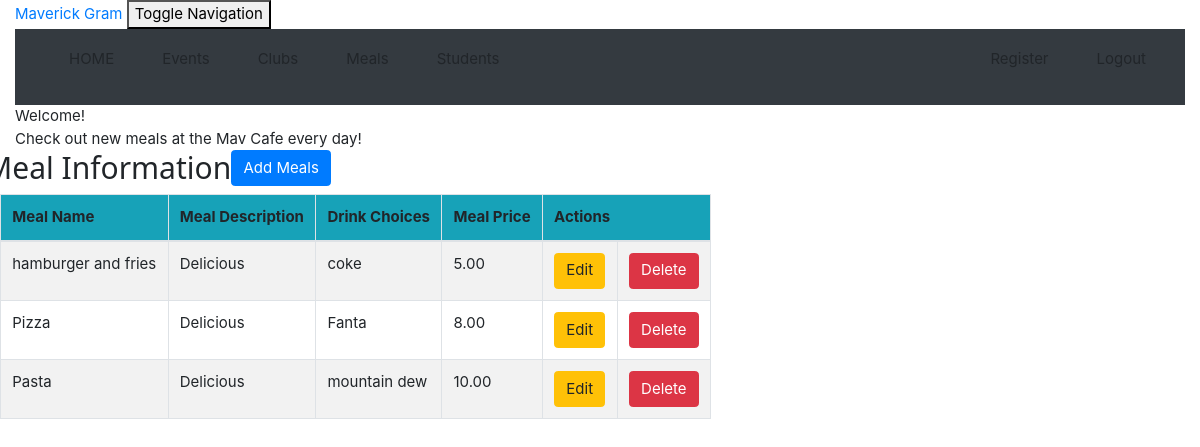
Screenshot of /meal_list (signed in) with the database file from the repository.
### crm/models.py (models this page shows)
class Meal(models.Model):
    meal_name = models.CharField(max_length=200)
    meal_description = models.CharField(max_length=200)
    meal_drink = models.CharField(max_length=200)
    price = models.CharField(max_length=200)

### crm/views.py (the view)
# urls.py: path('meal_list', views.meal_list, name='meal_list'),
@login_required
def meal_list(request):
    meal = Meal.objects.filter()
    return render(request, 'crm/meal_list.html',
                  {'meals': meal})

### crm/templates/crm/meal_list.html (shortened to what this page needs)
<!DOCTYPE html>
{% extends 'crm/base.html' %}
{% block content %}
    {% load humanize %}
    <head>
    </head>
    <body class="bodylist">
    <div class="container">
        <div class="panel panel-primary">
            <div class="panel-heading">Welcome!</div>
            <div class="panel-body">
                Check out new meals at the Mav Cafe every day!
            </div>
        </div>
    </div>
    <div class="row">
        <h2>Meal Information</h2>
        <td>  <a href="http://127.0.0.1:8000/admin/crm/meal/add/"><span
                class="btn btn-primary">Add Meals</span></a></td>
    </div>
    <div>
        <table class="table table-striped table-bordered table-hover w-auto">
            <thead>
            <tr class="bg-info">
                <th>Meal Name</th>
                <th>Meal Description</th>
                <th>Drink Choices</th>
                <th>Meal Price</th>
                <th colspan="2">Actions</th>
            </tr>
            </thead>
            <tbody>
            {% for meal in meals %}
                <tr>
                    <td>{{ meal.meal_name }}</td>
                    <td>{{ meal.meal_description }}</td>
                    <td>{{ meal.meal_drink }}</td>
                    <td>{{ meal.price }}</td>
                    <td><a href="{% url 'crm:meal_edit' pk=meal.pk %}"
                           class="btn btn-warning">Edit</a>
                    </td>
                    <td><a href="{% url 'crm:meal_delete' pk=meal.pk %}"
                           onclick="return confirm('Are you sure you want to delete?')"
                           class="btn btn-danger">Delete</a>
                    </td>
                </tr>
            {% endfor %}
            </tbody>
        </table>
    </div>
    </body>
{% endblock %}

### crm/static/css/w3.css (style rules this page uses)
html { box-sizing:border-box }
*,*:before,*:after { box-sizing:inherit }
html { -ms-text-size-adjust:100%;-webkit-text-size-adjust:100% }
body { margin:0 }
a { background-color:transparent }
html,body { font-family:Verdana,sans-serif;font-size:15px;line-height:1.5 }
html { overflow-x:hidden }
h2 { font-size:30px }
h1,h2,h3,h4,h5,h6 { font-family:"Segoe UI",Arial,sans-serif;font-weight:400;margin:10px 0 }
a { color:inherit }

### rows the page displays
Meal: meal_name "hamburger and fries", meal_description "Delicious", meal_drink "coke", price "5.00"
Meal: meal_name "Pizza", meal_description "Delicious", meal_drink "Fanta", price "8.00"
Meal: meal_name "Pasta", meal_description "Delicious", meal_drink "mountain dew", price "10.00"
